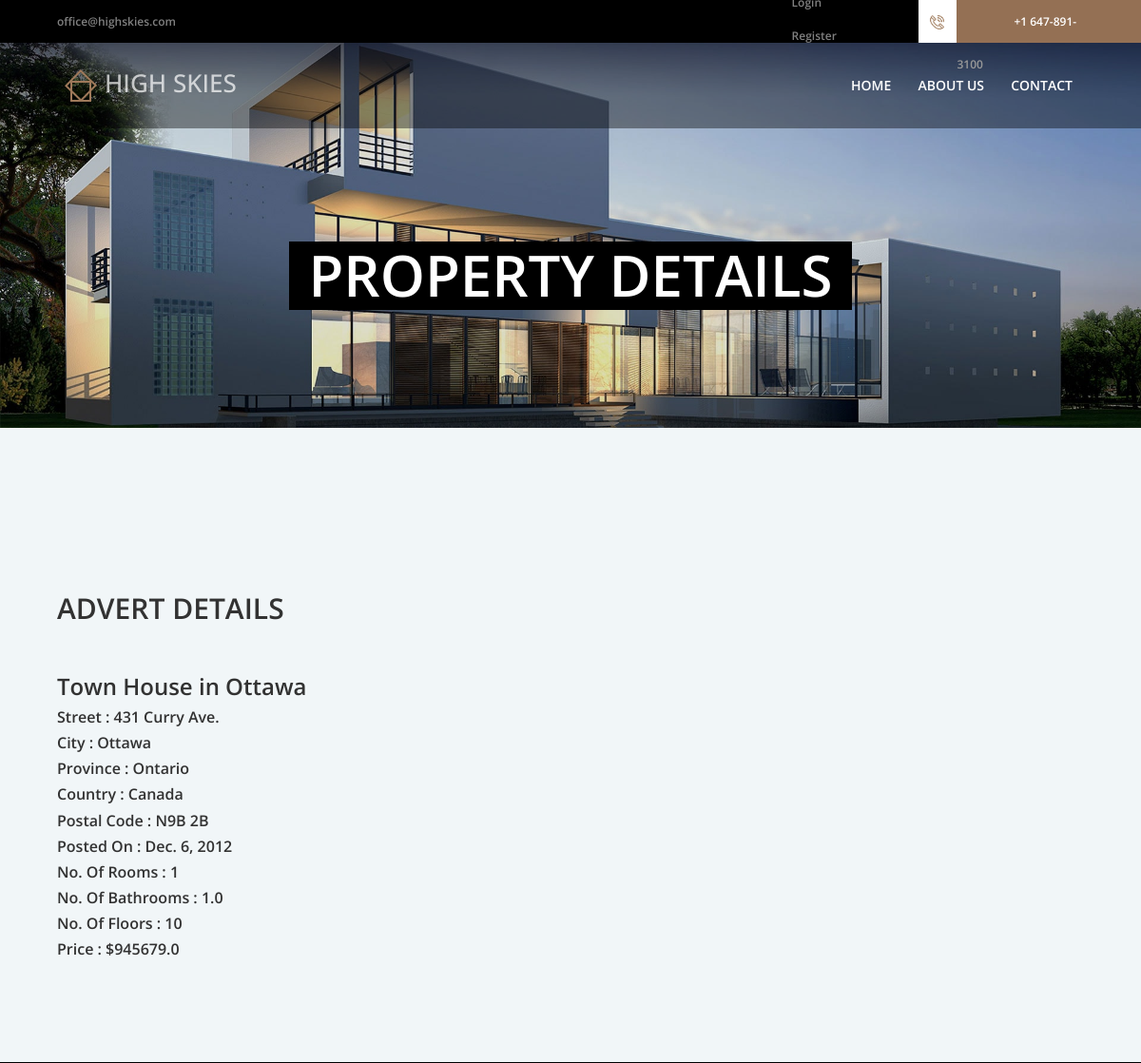
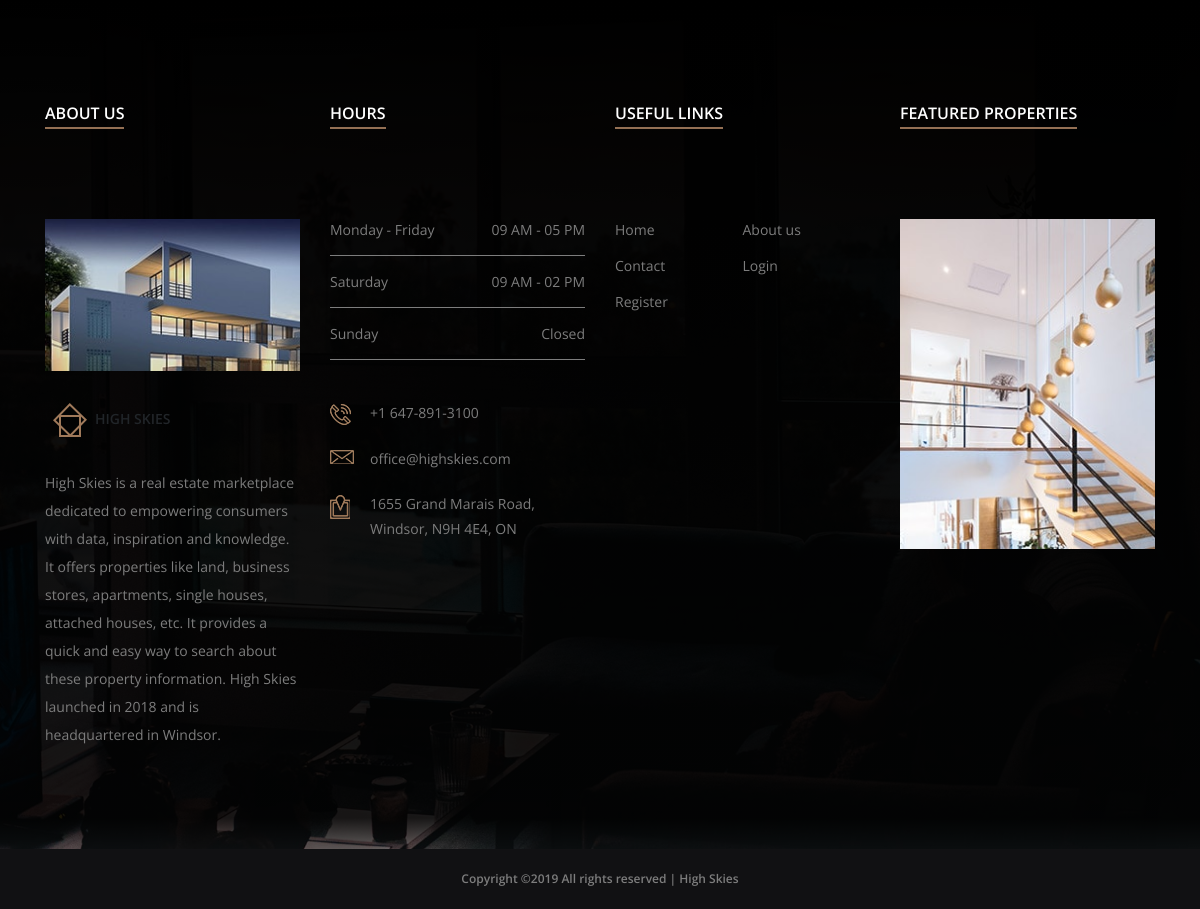
/advert/1/, run on the app's committed database (2 pictures, top to bottom).
### eproperty/models/property.py (models this page shows, shortened)
class Property(models.Model):
    propertyTitle = models.CharField(max_length=100)
    propertyCategory = models.ForeignKey('PropertyCategory', on_delete=models.CASCADE)
    propertySector = models.ForeignKey('PropertySector', on_delete=models.CASCADE)
    propertyFacing = models.ForeignKey('PropertyFacing', on_delete=models.CASCADE)
    propertyCountry = models.ForeignKey('Country', on_delete=models.CASCADE)
    propertyProvince = models.ForeignKey('Province', on_delete=models.CASCADE)
    propertyCity = models.ForeignKey('City', on_delete=models.CASCADE)
    propertyStreet = models.CharField(max_length=50)
    propertyPostalCode = models.CharField(max_length=6)
    propertyStreetNumber = models.CharField(max_length=5)
    propertyConstructionDate = models.DateField(default=datetime.date.today)
    propertyRegistrationDate = models.DateField(default=datetime.date.today)
    propertyNumberOfHalls = models.IntegerField(default=True)
    propertyNumberOfRooms = models.IntegerField(default=True)
    propertyNumberOfBathrooms = models.FloatField(default=True)
    propertyNumberOfFloors = models.IntegerField(default=True)
    propertyTotalArea = models.FloatField(default=True)
    propertyAskingPrice = models.FloatField(default=True)
    propertySellingPrice = models.FloatField(default=True)
    user = models.ForeignKey(User, on_delete=models.CASCADE, default=DEFAULT_USER_ID)
    class Meta:
        verbose_name_plural = "Property"

### eproperty/models/location.py (models this page shows)
class City(models.Model):
    cityName = models.CharField(max_length=25)
    province = models.ForeignKey(Province, on_delete=models.CASCADE)
    class Meta:
        verbose_name_plural = "City"
    def __str__(self):
        return self.cityName

class Province(models.Model):
    PROVINCE_CHOICES = ()
    provinceName = models.CharField(max_length=25)
    country = models.ForeignKey(Country, on_delete=models.CASCADE)
    class Meta:
        verbose_name_plural = "Province"
    def __str__(self):
        return self.provinceName

class Country(models.Model):
    COUNTRY_CHOICES = ()
    countryName = models.CharField(max_length=25)
    class Meta:
        verbose_name_plural = "Country"
    def __str__(self):
        return self.countryName

### eproperty/views/propertyWebsiteViews.py (the view)
# urls.py: path('advert/<int:pk>/', AdvertDetailView.as_view(), name='property-detail'),
class AdvertDetailView(DetailView):
    model = Property
    template_name = 'propertyWebsiteTemplates/propertyDetail.html'  # <app>/<model>_<viewtype>.html

### templates/propertyWebsiteTemplates/propertyDetail.html (shortened to what this page needs)
{% extends "propertyWebsiteTemplates/layout.html" %}
{% load crispy_forms_tags %}
{% block content %}
    {% load static %}
<section class="breadcumb-area bg-img" style="background-image: url({% static 'img/bg-img/hero1.jpg' %});">
        <div class="container h-100">
            <div class="row h-100 align-items-center">
                <div class="col-12">
                    <div class="breadcumb-content">
                        <h3 class="breadcumb-title">Property Details</h3>
                    </div>
                </div>
            </div>
        </div>
    </section>
    <section class="south-editor-area d-flex align-items-center">
        <div class="editor-content-area">
            <br> <br> <br>
            <div class="section-heading wow fadeInUp" data-wow-delay="250ms">
                <h2>Advert Details</h2>
            </div>
            <article class="media content-section">
                <div class="media-body">
                    <h4>{{ object.propertyTitle }}</h4>
                    <h6>Street : {{ object.propertyStreet }}</h6>
                    <h6>City : {{ object.propertyCity }}</h6>
                    <h6>Province : {{ object.propertyProvince }}</h6>
                    <h6>Country : {{ object.propertyCountry }}</h6>
                    <h6>Postal Code : {{ object.propertyPostalCode }}</h6>
                    <h6>Posted On : {{ object.propertyRegistrationDate }}</h6>
                    <h6>No. Of Rooms : {{ object.propertyNumberOfRooms }}</h6>
                    <h6>No. Of Bathrooms : {{ object.propertyNumberOfBathrooms }}</h6>
                    <h6>No. Of Floors : {{ object.propertyNumberOfFloors }}</h6>
                    <h6>Price : ${{ object.propertyAskingPrice }}</h6>
                </div>
            </article>
        </div>
    </section>
{% endblock %}

### templates/propertyWebsiteTemplates/layout.html (shortened to what this page needs)
<!DOCTYPE html>
<html lang="en">
{% load static %}
<head>
    <link rel="stylesheet" href="{% static 'css/style.css' %}">
</head>
<body>
<header class="header-area">
    <div class="top-header-area">
        <div class="h-100 d-md-flex justify-content-between align-items-center">
            <div class="email-address">
                <a href="mailto:office@highskies.com">office@highskies.com</a>
            </div>
            <div class="email-address breakpoint-off">
                <nav class="classy-navbar justify-content-between" id="southNav">
                    <div class="classy-menu">
                        <div class="classynav">
                            {% if user.is_authenticated %}
                                <ul>
                                    <li><a class="nav-item nav-link" href="{% url 'profile' %}">Profile</a></li>
                                    <li><a class="nav-item nav-link" href="{% url 'logout' %}">Logout</a></li>
                                </ul>
                            {% else %}
                                <ul>
                                    <li><a class="nav-item nav-link" href="{% url 'login' %}">Login</a></li>
                                    <li><a class="nav-item nav-link" href="{% url 'register' %}">Register</a></li>
                                </ul>
                            {% endif %}
                        </div>
                    </div>
                </nav>
            </div>
            <div class="phone-number d-flex">
                <div class="icon">
                    <img src="{% static 'img/icons/phone-call.png' %}" alt="">
                </div>
                <div class="number">
                    <a href="tel:+1 647-891-3100">+1 647-891-3100</a>
                </div>
            </div>
        </div>
    </div>
    <div class="main-header-area" id="stickyHeader">
        <div class="classy-nav-container breakpoint-off">
            <nav class="classy-navbar justify-content-between" id="southNav">
               <a class="nav-brand" href="{% url 'property-home' %}"><img src="{% static 'img/core-img/favicon.ico' %}" alt="">HIGH SKIES</a>
                <div class="classy-menu">
                    <div class="classynav">
                        <ul>
                            <li><a href="{% url 'property-home' %}">Home</a></li>
                            <li><a href="{% url 'property-about' %}">About Us</a></li>
                             <li><a href="{% url 'property-contact' %}">Contact</a></li>
                        </ul>
                    </div>
                </div>
            </nav>
        </div>
    </div>
</header>
{% block content %}{% endblock %}
<footer class="footer-area section-padding-100-0 bg-img gradient-background-overlay"
        style="background-image: url({% static 'img/bg-img/cta.jpg' %});">
    <div class="main-footer-area">
        <div class="container">
            <div class="row">
                <div class="col-12 col-sm-6 col-xl-3">
                    <div class="footer-widget-area mb-100">
                        <div class="widget-title">
                            <h6>About Us</h6>
                        </div>
                        <img src="{% static 'img/bg-img/footer.jpg' %}" alt="">
                        <div class="footer-logo my-4">
                           <a><img src="{% static 'img/core-img/favicon.ico' %}" alt="">HIGH SKIES</a>
                        </div>
                        <p>High Skies is a real estate marketplace dedicated to empowering consumers with data, inspiration and knowledge.
        It offers properties like land, business stores, apartments, single houses, attached houses, etc.
        It provides a quick and easy way to search about these property information.
        High Skies launched in 2018 and is headquartered in Windsor.</p>
                    </div>
                </div>
                <div class="col-12 col-sm-6 col-xl-3">
                    <div class="footer-widget-area mb-100">
                        <div class="widget-title">
                            <h6>Hours</h6>
                        </div>
                        <div class="weekly-office-hours">
                            <ul>
                                <li class="d-flex align-items-center justify-content-between"><span>Monday - Friday</span> <span>09 AM - 05 PM</span></li>
                                    <li class="d-flex align-items-center justify-content-between"><span>Saturday</span> <span>09 AM - 02 PM</span></li>
                                    <li class="d-flex align-items-center justify-content-between"><span>Sunday</span> <span>Closed</span></li>
                            </ul>
                        </div>
                        <div class="address">
                            <h6><img src="{% static 'img/icons/phone-call.png' %}" alt=""> +1 647-891-3100</h6>
                                <h6><img src="{% static 'img/icons/envelope.png' %}" alt=""> office@highskies.com</h6>
                                <h6><img src="{% static 'img/icons/location.png' %}" alt=""> 1655 Grand Marais Road, Windsor, N9H 4E4, ON</h6>
                        </div>
                    </div>
                </div>
                <div class="col-12 col-sm-6 col-xl-3">
                    <div class="footer-widget-area mb-100">
                        <div class="widget-title">
                            <h6>Useful Links</h6>
                        </div>
                        <ul class="useful-links-nav d-flex align-items-center">
                            <li><a href="{% url 'property-home' %}">Home</a></li>
                            <li><a href="{% url 'property-about' %}">About us</a></li>
                            <li><a href="{% url 'property-contact' %}">Contact</a></li>
                            <li><a href="{% url 'login' %}">Login</a></li>
                            <li><a href="{% url 'register' %}">Register</a></li>
                        </ul>
                    </div>
                </div>
                <div class="col-12 col-sm-6 col-xl-3">
                    <div class="footer-widget-area mb-100">
                        <div class="widget-title">
                            <h6>Featured Properties</h6>
                        </div>
                        <div class="featured-properties-slides owl-carousel">
                            <div class="single-featured-properties-slide">
                                <a href="#"><img src="{% static 'img/bg-img/fea-product.jpg' %}" alt=""></a>
                            </div>
                        </div>
                    </div>
                </div>
            </div>
        </div>
    </div>
    <div class="copywrite-text d-flex align-items-center justify-content-center">
            <p>
                Copyright &copy;<script>document.write(new Date().getFullYear());</script> All rights reserved | High Skies</p>
        </div>
</footer>
</body>
</html>

### data on the page
Property: propertyTitle "Town House in Ottawa", propertyStreet "431 Curry Ave.", propertyCity "Ottawa", propertyProvince "Ontario", propertyCountry "Canada", propertyPostalCode "N9B 2B", propertyRegistrationDate "Dec. 6, 2012", propertyNumberOfRooms "1", propertyNumberOfBathrooms "1.0", propertyNumberOfFloors "10", propertyAskingPrice "945679.0"
